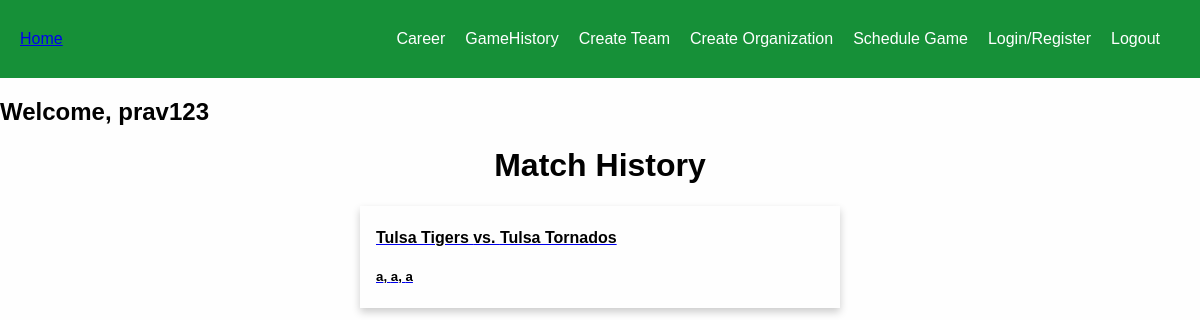
The page /game-history/ (signed in) on the database as committed earlier.
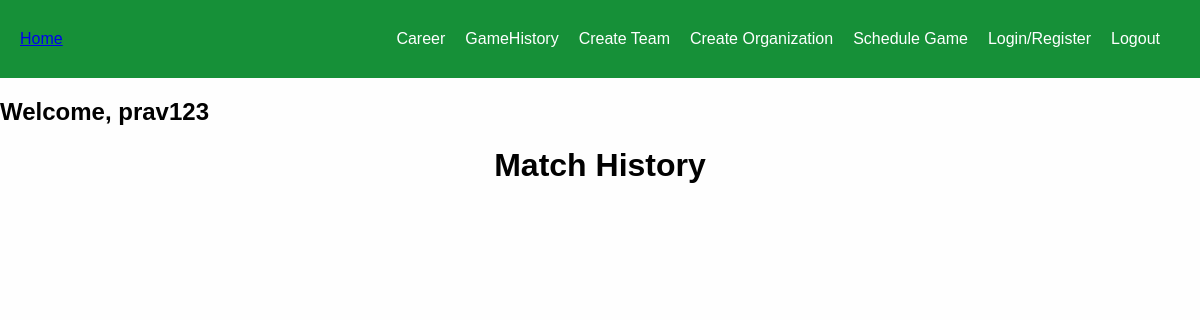
The same page on the database as committed later.
### base/models.py (models this page shows, shortened)
class Player(AbstractUser):
    first_name = models.CharField(max_length=200, null=True)
    last_name = models.CharField(max_length=200, null=True)
    email = models.EmailField(unique=True, null=True)
    team = models.ForeignKey(Team,on_delete=models.SET_NULL,null=True) # long-term-team
    organization = models.ForeignKey(Organization,on_delete=models.SET_NULL,null=True, blank=True)
    runs = models.IntegerField(default=0,null=True,blank=True)
    wickets = models.IntegerField(default=0,null=True,blank=True)
    catches = models.IntegerField(default=0,null=True,blank=True)
    sixes = models.IntegerField(default=0,null=True,blank=True)
    fours = models.IntegerField(default=0,null=True,blank=True)
    extras = models.IntegerField(default=0,null=True,blank=True)
    games_played = models.IntegerField(default=0,null=True,blank=True)
    games_won = models.IntegerField(default=0,null=True,blank=True)
    win_percentage = models.FloatField(default=0,null=True,blank=True)
    fifties = models.IntegerField(default=0,null=True,blank=True)
    centuries = models.IntegerField(default=0,null=True,blank=True)
    sr = models.FloatField(default=0,null=True,blank=True)
    runs_hs = models.IntegerField(default=0,null=True,blank=True)
    wickets_hs = models.IntegerField(default=0,null=True,blank=True)
    fours_hs = models.IntegerField(default=0,null=True,blank=True)
    sixes_hs = models.IntegerField(default=0,null=True,blank=True)
    runs_average = models.FloatField(default=0,null=True,blank=True)
    wickets_average = models.FloatField(default=0,null=True,blank=True)
    fours_average = models.FloatField(default=0,null=True,blank=True)
    sixes_average = models.FloatField(default=0,null=True,blank=True)
    catches_average = models.FloatField(default=0,null=True,blank=True)
    extras_average = models.FloatField(default=0,null=True,blank=True)
    balls_bowled = models.IntegerField(default=0,null=True,blank=True)
    balls_played = models.IntegerField(default=0,null=True,blank=True)
    game_invites = models.ManyToManyField("GameInvite", related_name="game_invites", blank=True)
    team_invites = models.ManyToManyField("TeamInvite", related_name="team_invites", blank=True)
    org_invites = models.ManyToManyField("OrganizationInvite", related_name="org_invites", blank=True)
    games = models.ManyToManyField("Game", related_name="games", blank=True)
    USERNAME_FIELD = "email"
    REQUIRED_FIELDS = ["username"]

class Game(models.Model):
    entering_stats = models.BooleanField(default=False,null=True,blank=False) # true if stat entering has began, this is set to true when the inilize game info is submitted
    doneStats = models.BooleanField(default=False,null=True,blank=False) # true is stat entering has concluded, this is set to true when the last over of the last innings is iterated through
    archived = models.BooleanField(default=False,null=True,blank=False) # this is set to true when the user confirms that there is no edits to make to the stats entered.
    winner = models.ForeignKey(Team,on_delete=models.SET_NULL,null=True, related_name="winner",blank=True)
    team1 = models.ForeignKey(Team,on_delete=models.SET_NULL,null=True, related_name="team1")  # team that sent invite
    team2 = models.ForeignKey(Team,on_delete=models.SET_NULL,null=True, related_name="team2")
    batting1_team = models.ForeignKey(Team,on_delete=models.SET_NULL,null=True, related_name="batting1")
    bowling1_team = models.ForeignKey(Team,on_delete=models.SET_NULL,null=True, related_name="bowling1")
    batting2_team = models.ForeignKey(Team,on_delete=models.SET_NULL,null=True, related_name="batting2")
    bowling2_team  = models.ForeignKey(Team,on_delete=models.SET_NULL,null=True, related_name="bowling2")
    date = models.CharField(max_length=200,null=True)
    year = models.CharField(max_length=200,null=True)
    month = models.CharField(max_length=200,null=True)
    day = models.CharField(max_length=200,null=True)
    time = models.CharField(max_length=200,null=True)
    location = models.CharField(max_length=200,null=True)
    overs = models.IntegerField(default=0,null=True,blank=True)
    batting_score1 = models.IntegerField(default=0,null=True,blank=True) # number of runs for the first batting team
    batting_score2 = models.IntegerField(default=0,null=True,blank=True) # number of runs for second batting team
    bowling_score1 = models.IntegerField(default=0,null=True,blank=True) # number of wickets for the frist bowling team
    bowling_score2 = models.IntegerField(default=0,null=True,blank=True) # number of wickets for the second bowling team
    current_innings =  models.IntegerField(default=1,  null=True,blank=True)
    current_over = models.IntegerField(default=1,  null=True,blank=True)
    current_ball = models.IntegerField(default=1,  null=True,blank=True)
    ball1 = models.CharField(max_length=200,null=True) # icon of first ball in current over
    ball2 = models.CharField(max_length=200,null=True)
    ball3 = models.CharField(max_length=200,null=True)
    ball4 = models.CharField(max_length=200,null=True)
    ball5 = models.CharField(max_length=200,null=True)
    ball6 = models.CharField(max_length=200,null=True)
    on_strike_batsman = models.OneToOneField("Player", related_name="on_strike_batsman",on_delete=models.SET_NULL,null=True,blank=True,unique=False)
    off_strike_batsman = models.OneToOneField("Player", related_name="off_strike_batsman",on_delete=models.SET_NULL,null=True,blank=True,unique=False)
    current_bowler = models.OneToOneField("Player", related_name="current_bowler",on_delete=models.SET_NULL,null=True,blank=True,unique=False)
    players_stats = models.ManyToManyField("PlayerGameStat", related_name="players_stats", blank=True)

class Team(models.Model):
    name = models.CharField(max_length=200,null=True)
    captain = models.OneToOneField("Player", related_name="captain",on_delete=models.SET_NULL,null=True,blank=True,unique=False)
    players = models.ManyToManyField("Player", related_name="players", blank=True)
    games_played = models.IntegerField(default=0,null=True,blank=True)
    games_won = models.IntegerField(default=0,null=True,blank=True)
    runs_average = models.FloatField(default=0,null=True,blank=True)
    wickets_average = models.FloatField(default=0,null=True,blank=True)
    games = models.ManyToManyField("Game", related_name="gammes", blank=True)
    temporary = models.BooleanField(default=False,null=True,blank=False)

### base/views.py (the view)
# urls.py: path("game-history/", views.game_history, name="game-history"),
def game_history(request):
    user = request.user
    games = []
    for g in user.games.all():
        if g.doneStats == True:  # a game-object is completed if
            games.append(g)
    context = {"games":games}
    return render(request, "base/game_history.html", context)

### base/templates/base/game_history.html (shortened to what this page needs)
{% extends 'main.html' %}
{% block content%}
<h1 class="center">Match History</h1>
{% for game in games %}
    <a href="{% url 'view-game' game.id %}">
      <div class="card">
          <div class="container">
                  <h4>{{game.team1.name}} vs. {{game.team2.name}}</h4>
                  <h5>{{game.day}}, {{game.month}}, {{game.year}}</h5>
          </div>
      </div>
    </a>
{% endfor %}
{% endblock %}

### templates/main.html (shortened to what this page needs)
<!DOCTYPE html>
<html>
<head>
</head>
<body>
    {% include 'navbar.html' %}
    {% block content %}{% endblock %}
</body>
</html>

### templates/navbar.html (shortened to what this page needs)
{% if request.user.is_authenticated == True %}
<nav class="navbar">
  <a class="active" href="{% url 'home' %}" class="navbar-link">Home</a>
  <div class="navbar-links">
    <a href="{% url 'player-career' request.user.id %}" class="navbar-link">Career</a>
    <a href="{% url 'game-history' %}" class="navbar-link">GameHistory</a></li>
    <a href="{% url 'create-team' %}" class="navbar-link">Create Team</a>
    <a href="{% url 'create-organization' %}" class="navbar-link">Create Organization</a>
    <a href="{% url 'schedule-game' %}" class="navbar-link">Schedule Game</a>
    <a href="{% url 'login' %}" class="navbar-link">Login/Register</a>
    <a href="{% url 'logout' %}"class="navbar-link">Logout</a>
  </div>
</nav>
{% endif %}
<h2>Welcome, {{request.user.username}}</h2>

### templates/main.html (style rules this page uses)
body { margin: 0; font-family: Arial, Helvetica, sans-serif; background-color: rgb(254, 254, 254); color: rgb(1, 1, 1); }

### templates/navbar.html (style rules this page uses)
body, ul { margin: 0; padding: 0; }
.navbar { display: flex; align-items: center; justify-content: space-between; background-color: rgb(22, 144, 56); color: #41ce37; padding: 30px 20px; }
.navbar-links { display: flex; align-items: center; }
.navbar-link { margin-right: 20px; color: #fff; text-decoration: none; }

### base/templates/base/game_history.html (style rules this page uses)
.center { text-align: center; }

Rows that differ between the two databases and show on the page:
removed Game: team1.name "Tulsa Tigers", team2.name "Tulsa Tornados", day "a", month "a", year "a"
